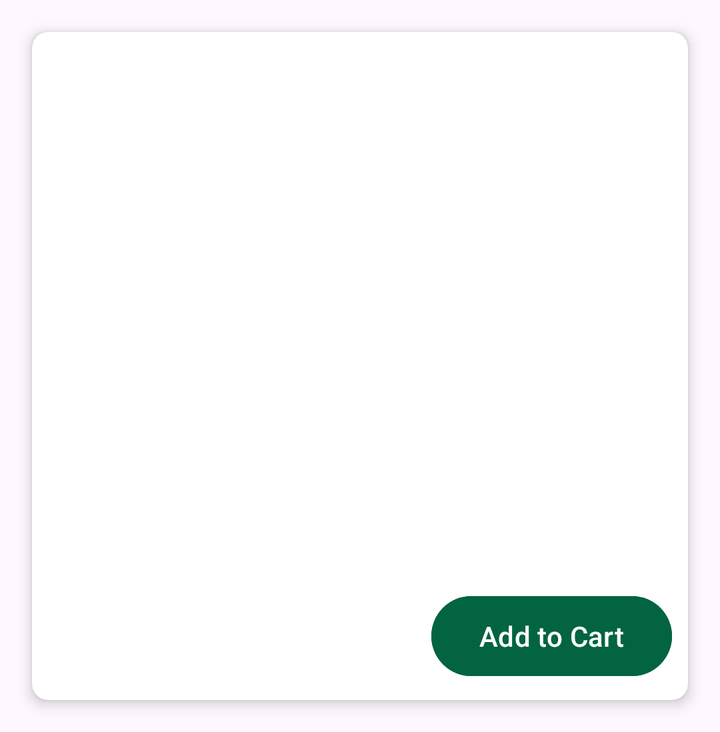
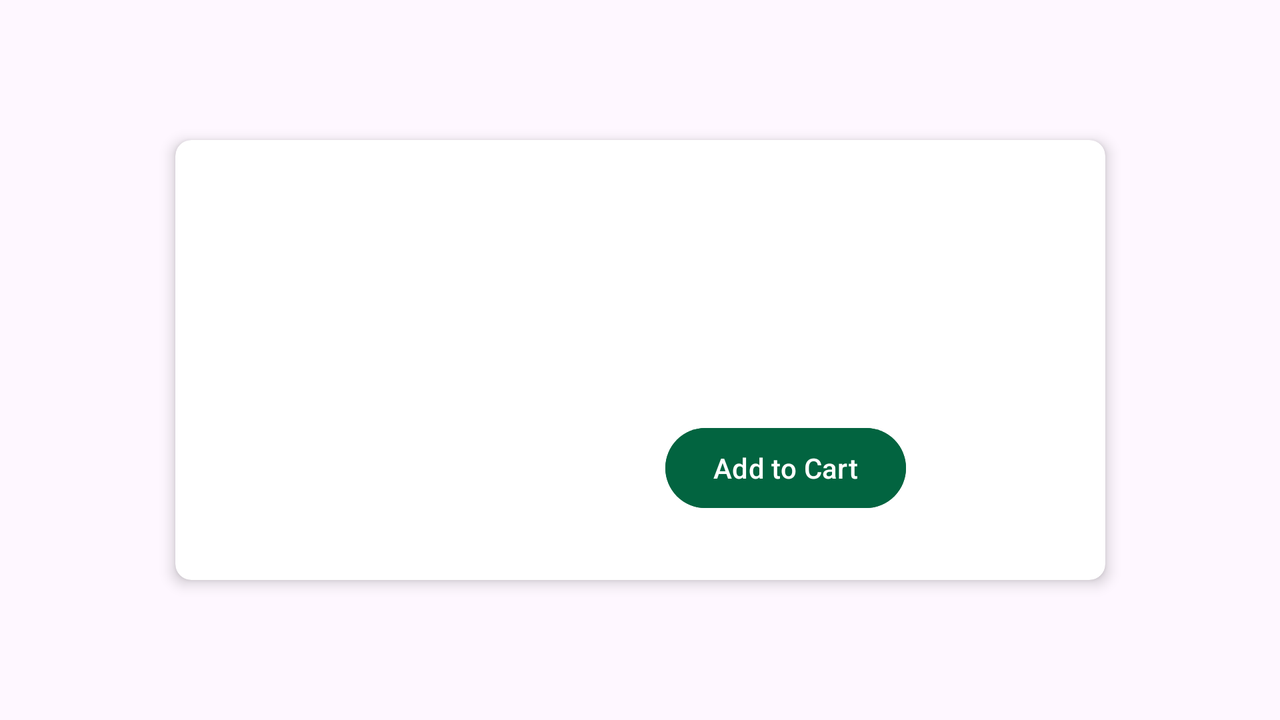

The same Android screen from two of the app's own layout files: first res/layout/ as a phone draws it, then the repository's variant for another configuration, drawn on a device whose configuration selects that folder. Both files follow.
<!-- AndroidManifest.xml: application theme Theme.SoftNestECommerce -->
<!-- res/layout/products_item_layout.xml -->
<?xml version="1.0" encoding="utf-8"?>
<androidx.cardview.widget.CardView xmlns:android="http://schemas.android.com/apk/res/android"
    xmlns:app="http://schemas.android.com/apk/res-auto"
    android:layout_width="match_parent"
    android:layout_height="wrap_content"
    android:layout_margin="16dp"
    app:cardElevation="4dp"
    app:cardCornerRadius="8dp">

    <RelativeLayout
        android:layout_width="match_parent"
        android:layout_height="wrap_content"
        android:padding="8dp">

        <ImageView
            android:id="@+id/product_image"
            android:layout_width="match_parent"
            android:layout_height="160dp"
            android:layout_alignParentTop="true"
            android:scaleType="fitCenter" />

        <TextView
            android:id="@+id/product_name"
            android:layout_width="wrap_content"
            android:layout_height="wrap_content"
            android:layout_below="@id/product_image"
            android:layout_marginTop="8dp"
            android:textSize="24sp"
            android:textStyle="bold"
            android:fontFamily="@font/marcellus"
            android:textColor="@android:color/black"/>

        <TextView
            android:id="@+id/product_price"
            android:layout_width="wrap_content"
            android:layout_height="wrap_content"
            android:layout_below="@id/product_name"
            android:layout_marginTop="4dp"
            android:textSize="18sp"
            android:textColor="@android:color/holo_green_dark"/>

        <TextView
            android:id="@+id/product_description"
            android:layout_width="wrap_content"
            android:layout_height="wrap_content"
            android:layout_below="@id/product_price"
            android:layout_marginTop="4dp"
            android:textSize="16sp"
            android:textColor="@android:color/black"/>


        <Button
            android:id="@+id/add_to_cart_button"
            android:layout_width="wrap_content"
            android:layout_height="wrap_content"
            android:text="Add to Cart"
            android:layout_below="@id/product_description"
            android:layout_marginTop="16dp"
            android:layout_alignParentEnd="true"
            android:backgroundTint="@color/btnColor"/>

    </RelativeLayout>
</androidx.cardview.widget.CardView>
<!-- resources referenced by this layout -->
<resources>
  <color name="btnColor">#026440</color>
  <style name="Theme.SoftNestECommerce" parent="Base.Theme.SoftNestECommerce" />
  <style name="Base.Theme.SoftNestECommerce" parent="Theme.Material3.DayNight.NoActionBar">
          
          
      </style>
</resources>
<!-- res/layout-land/products_item_layout.xml (the repository's variant of the layout above) -->
<!-- drawn on the phone turned sideways -->
<?xml version="1.0" encoding="utf-8"?>
<androidx.constraintlayout.widget.ConstraintLayout xmlns:android="http://schemas.android.com/apk/res/android"
    xmlns:app="http://schemas.android.com/apk/res-auto"
    xmlns:tools="http://schemas.android.com/tools"
    android:layout_width="match_parent"
    android:layout_height="match_parent"
    android:padding="16dp">

    <androidx.cardview.widget.CardView
        android:layout_width="465dp"
        android:layout_height="220dp"
        android:layout_margin="16dp"
        app:cardCornerRadius="8dp"
        app:cardElevation="4dp"
        app:layout_constraintBottom_toBottomOf="parent"
        app:layout_constraintEnd_toEndOf="parent"
        app:layout_constraintHeight_percent="0.5"
        app:layout_constraintStart_toStartOf="parent"
        app:layout_constraintTop_toTopOf="parent"
        app:layout_constraintWidth_percent="0.8">

        <androidx.constraintlayout.widget.ConstraintLayout
            android:layout_width="match_parent"
            android:layout_height="214dp"
            android:padding="8dp">

            <ImageView
                android:id="@+id/product_image"
                android:layout_width="0dp"
                android:layout_height="0dp"
                android:scaleType="centerCrop"
                app:layout_constraintBottom_toBottomOf="parent"
                app:layout_constraintHeight_percent="1.0"
                app:layout_constraintStart_toStartOf="parent"
                app:layout_constraintTop_toTopOf="parent"
                app:layout_constraintWidth_percent="0.4" />

            <TextView
                android:id="@+id/product_name"
                android:layout_width="260dp"
                android:layout_height="30dp"
                android:layout_marginStart="8dp"
                android:layout_marginTop="32dp"
                android:fontFamily="@font/marcellus"
                android:textColor="@android:color/black"
                android:textSize="24sp"
                android:textStyle="bold"
                app:layout_constraintEnd_toEndOf="parent"
                app:layout_constraintHorizontal_bias="0.0"
                app:layout_constraintStart_toEndOf="@id/product_image"
                app:layout_constraintTop_toTopOf="parent" />

            <TextView
                android:id="@+id/product_price"
                android:layout_width="0dp"
                android:layout_height="wrap_content"
                android:layout_marginTop="8dp"
                android:textColor="@android:color/holo_green_dark"
                android:textSize="18sp"
                app:layout_constraintEnd_toEndOf="parent"
                app:layout_constraintHorizontal_bias="0.0"
                app:layout_constraintStart_toEndOf="@id/product_image"
                app:layout_constraintTop_toBottomOf="@id/product_name" />

            <TextView
                android:id="@+id/product_description"
                android:layout_width="0dp"
                android:layout_height="wrap_content"
                android:layout_marginTop="8dp"
                android:textColor="@android:color/black"
                android:textSize="16sp"
                app:layout_constraintEnd_toEndOf="parent"
                app:layout_constraintHorizontal_bias="0.0"
                app:layout_constraintStart_toEndOf="@id/product_image"
                app:layout_constraintTop_toBottomOf="@id/product_price" />

            <Button
                android:id="@+id/add_to_cart_button"
                android:layout_width="wrap_content"
                android:layout_height="wrap_content"
                android:layout_marginTop="8dp"
                android:backgroundTint="@color/btnColor"
                android:text="Add to Cart"
                app:layout_constraintEnd_toEndOf="parent"
                app:layout_constraintHorizontal_bias="0.385"
                app:layout_constraintStart_toStartOf="@id/product_description"
                app:layout_constraintTop_toBottomOf="@id/product_description" />

        </androidx.constraintlayout.widget.ConstraintLayout>

    </androidx.cardview.widget.CardView>

</androidx.constraintlayout.widget.ConstraintLayout>
